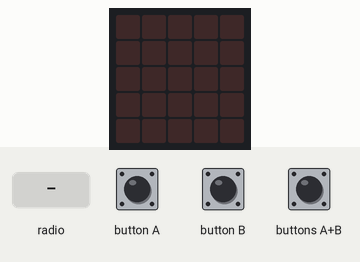
Recording of a program running on a simulated BBC micro:bit (MakeCode). Shown: the board's 5×5 LED display. The test bench sets the inputs (shaded band).

Above: at 1.2 s.
1.3 s: radio message "pozik" arrives
At 2.3 s:
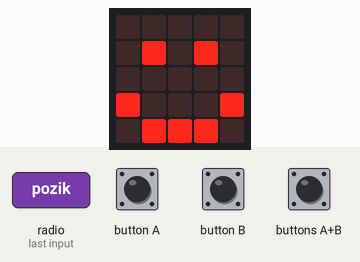
2.8 s: radio message "biotza" arrives
At 3.5 s:
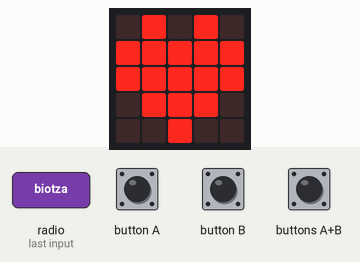
4.3 s: radio message "triste" arrives
At 4.6 s:
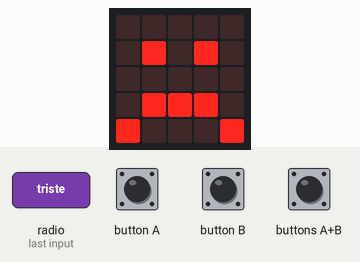
Timing chart, 0 to 7.3 s (numbered marks = the images above; inputs shaded):
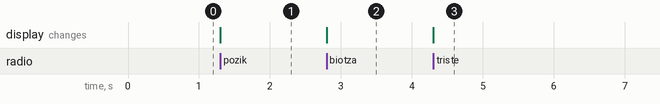

The program:

main.ts
```typescript
radio.onReceivedNumber(function (receivedNumber) {

})
input.onButtonPressed(Button.A, function () {
    radio.sendString("pozik")
})
input.onButtonPressed(Button.AB, function () {
    radio.sendString("biotza")
})
radio.onReceivedString(function (receivedString) {
    if ("pozik" == receivedString) {
        basic.showIcon(IconNames.Happy)
    }
    if ("triste" == receivedString) {
        basic.showIcon(IconNames.Sad)
    }
    if ("biotza" == receivedString) {
        basic.showIcon(IconNames.Heart)
    }
})
input.onButtonPressed(Button.B, function () {
    radio.sendString("triste")
})
radio.setGroup(6)
basic.forever(function () {

})
```

test.ts
```typescript
// aquí va el archivo "tests"; esto no se compilará cuando este paquete se utilice como una extensión.
```

Measured:
- after the input at 1.3 s, the display: changes at once (image 1)
- after the input at 2.8 s, the display: changes at once (image 2)
- after the input at 4.3 s, the display: changes at once (image 3)
